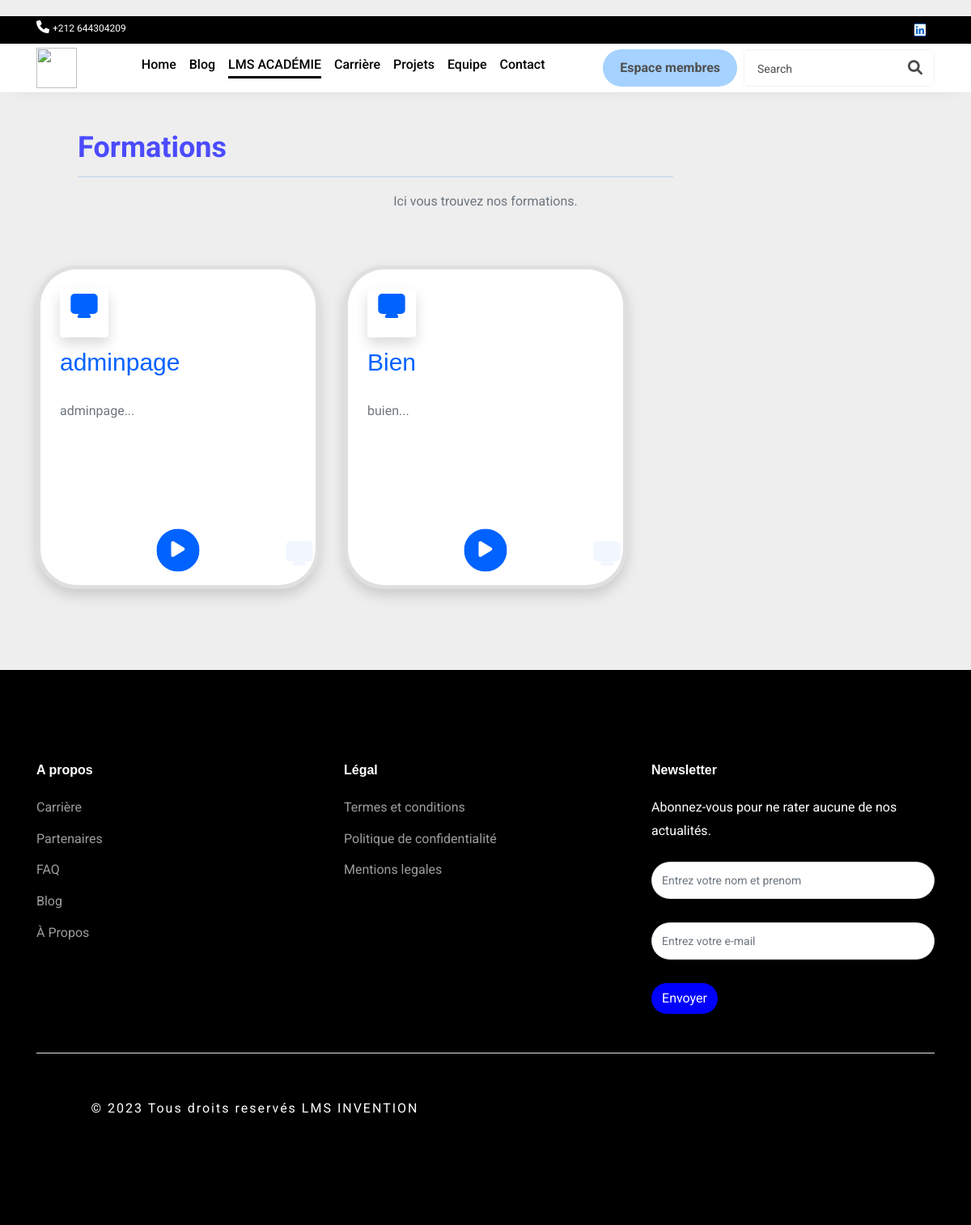
/formations, run on an earlier commit of the app's database.
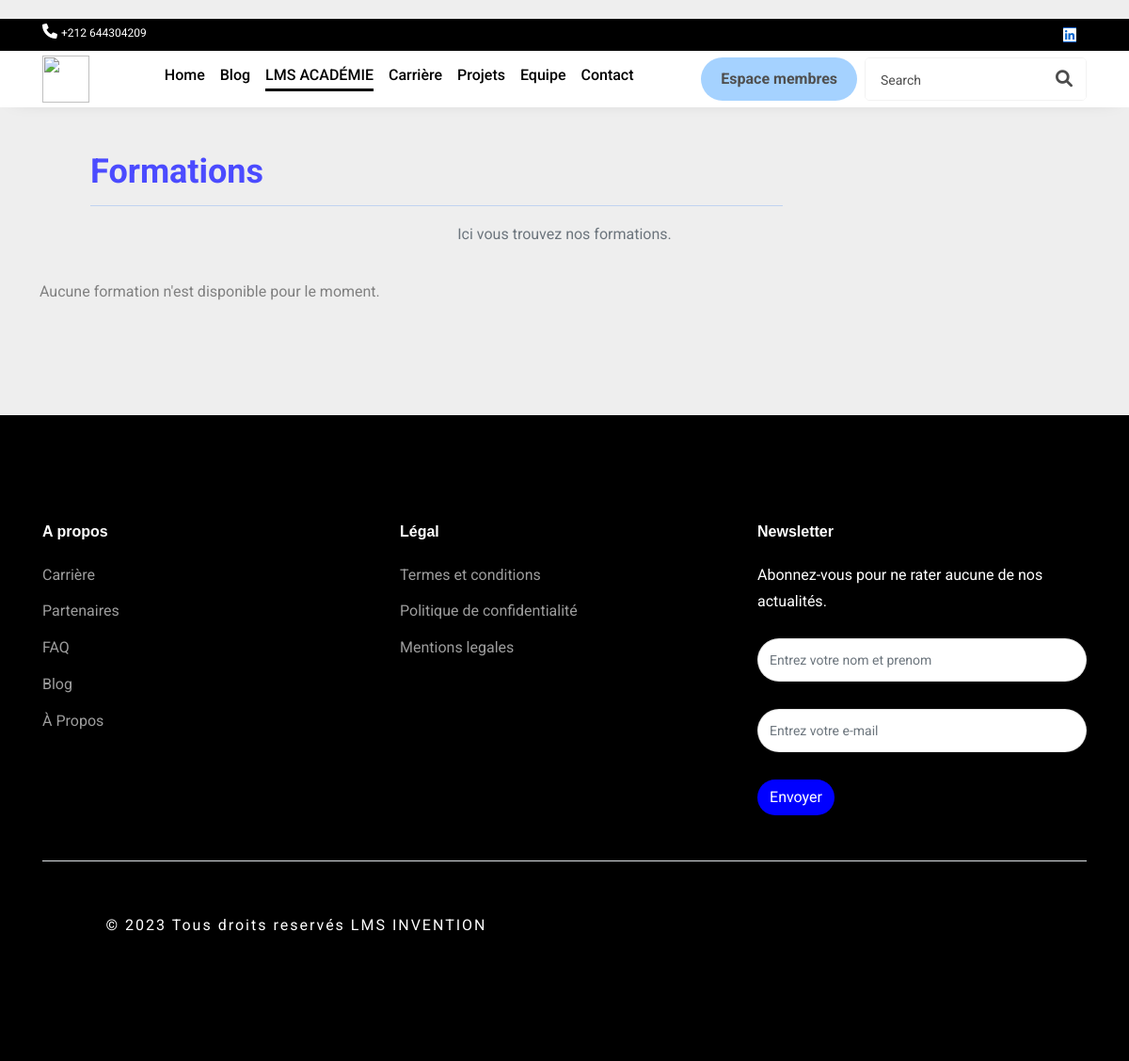
And on a later commit of the database.
### Main/models/models.py (models this page shows)
class ThemeFormation(db.Model):
    id = db.Column(db.Integer, primary_key=True)
    titre = db.Column(db.String(2500))
    description = db.Column(db.String(2500))
    date=db.Column(db.DateTime, default=datetime.now)

### Main/routes/user.py (the view)
@app.route('/formations')
def formations():
    formations = ThemeFormation.query.all()
    print(formations)
    return render_template('formations.html', formations=formations,csrf_token = generate_csrf())

### Main/templates/formations.html (shortened to what this page needs)
<!DOCTYPE html>
<head>
    <link rel="stylesheet" href="https://cdnjs.cloudflare.com/ajax/libs/font-awesome/6.0.0-beta3/css/all.min.css">
    <link href="https://cdn.jsdelivr.net/npm/bootstrap@5.3.0/dist/css/bootstrap.min.css" rel="stylesheet">
    <link href="https://cdn.jsdelivr.net/npm/tailwindcss@2.2.19/dist/tailwind.min.css" rel="stylesheet">
</head>
<body>
  {% with currentPage='academy' %}
  {% include 'navbar.html' %}
{% endwith %}
<div class="ml-5 mt-5">
  <div class="ml-5 mt-5 animate-element" data-animation="fadeInUp" style="animation-duration: 0.6s;">
      <p class="text-4xl font-bold " style="color: rgb(75, 75, 255);">
        Formations
      </p>
      <hr class="border-b-2 border-blue-500 w-2/3 mt-3">
    </div>
</div>
  <div class="container" style="height: fit-content; margin-bottom: 100px;">
      <div class="row justify-content-center">
          <div class="col-12">
              <div class="section-title text-center mb-4 pb-2">
                  <p class="text-muted para-desc mx-auto mb-0">Ici vous trouvez nos formations.</p>
              </div>
          </div>
      </div>
      <div class="row">
          {% if formations %}
              {% for formation in formations %}
          <div class="col-lg-4 col-md-6 col-12 mt-4 pt-2">
              <div class="card service-wrapper border-5 shadow p-6" style="height: fit-content;border-radius: 50px;min-height:400px;">
                  <div class="icon text-center text-custom h1 shadow rounded bg-white">
                      <span class="uim-svg" style=""><svg xmlns="http://www.w3.org/2000/svg" viewBox="0 0 24 24" width="1em"><rect width="20" height="15" x="2" y="3" class="uim-tertiary" rx="3"></rect><path class="uim-primary" d="M16,21H8a.99992.99992,0,0,1-.832-1.55469l4-6a1.03785,1.03785,0,0,1,1.66406,0l4,6A.99992.99992,0,0,1,16,21Z"></path></svg></span>
                  </div>
                      <h5 class="title" style="font-family: Impact, Haettenschweiler, 'Arial Narrow Bold', sans-serif; font-size: 30px; color: #0062ff;word-wrap: break-word;">{{ formation.titre|safe }}</h5>
                      <p class="text-muted mt-3 mb-0" style="font-family: 'Kanit';word-wrap: break-word;">
                          {% set truncatedContent = formation.description[:60] %}
                          {{ truncatedContent }}...
                      </p>
                      <div style="margin-top: auto;">
                        <div class="d-flex flex-column align-items-center ">
                          <a href="/formation/{{ formation.id }}" class="btn btn" data-toggle="modal" data-target="#my-modal-{{ formation.id }}" style="background-color: #0062ff; border-radius: 50%; color: white; text-align: center; scale: 1.4;"><i class="fa fa-play"></i></a>
                      </div>
                  </div>
                  <div class="big-icon h1 text-custom">
                      <span class="uim-svg" style=""><svg xmlns="http://www.w3.org/2000/svg" viewBox="0 0 24 24" width="1em"><rect width="20" height="15" x="2" y="3" class="uim-tertiary" rx="3"></rect><path class="uim-primary" d="M16,21H8a.99992.99992,0,0,1-.832-1.55469l4-6a1.03785,1.03785,0,0,1,1.66406,0l4,6A.99992.99992,0,0,1,16,21Z"></path></svg></span>
                  </div>
              </div>
          </div>
          {% endfor %}
              {% else %}
                  <p>Aucune formation n'est disponible pour le moment.</p>
              {% endif %}
      </div>
  </div>
  {% include 'footer.html' %}
</body>

What changed in the data, as far as the page shows it:
removed ThemeFormation: titre "adminpage", description "adminpage"
removed ThemeFormation: titre "Bien", description "buien"
Also different on the page:
text now shown: "Aucune formation n'est disponible pour le moment."
